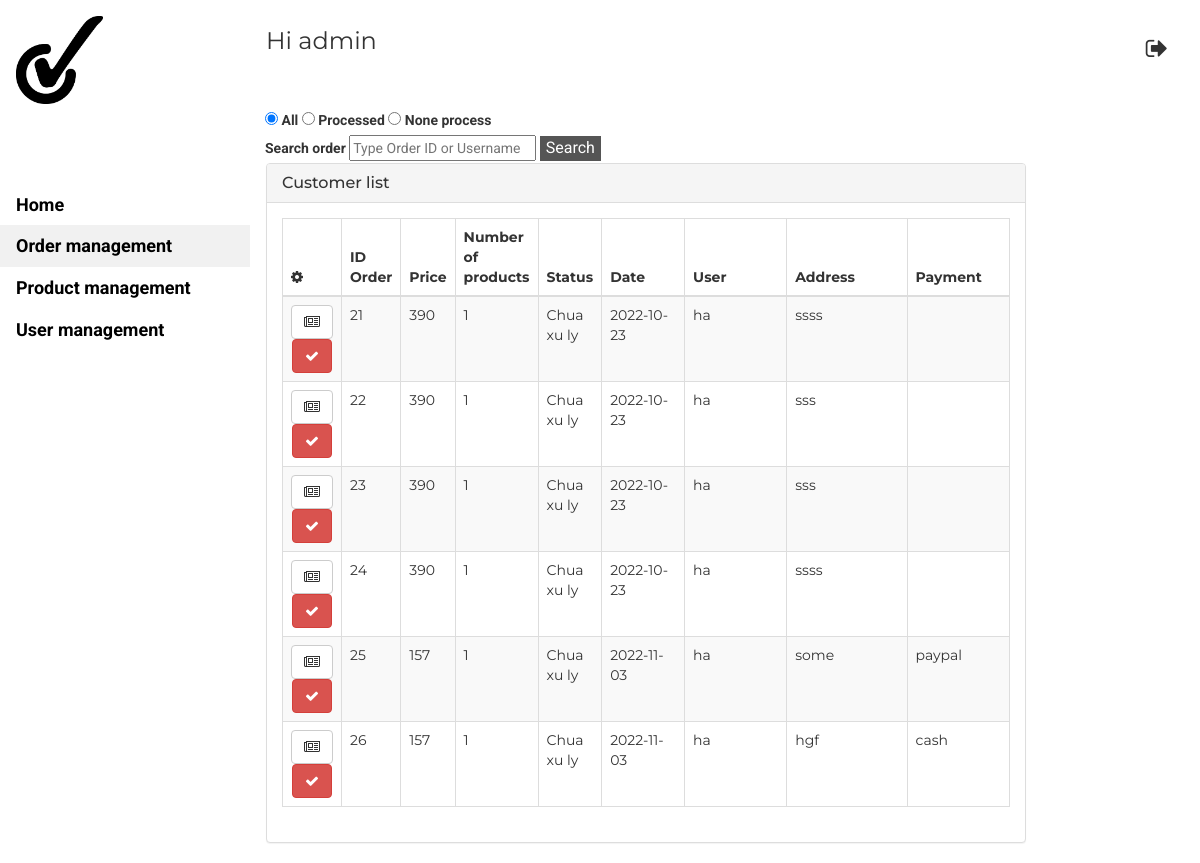
Before: /admin/admin.php (signed in) with the older database file.
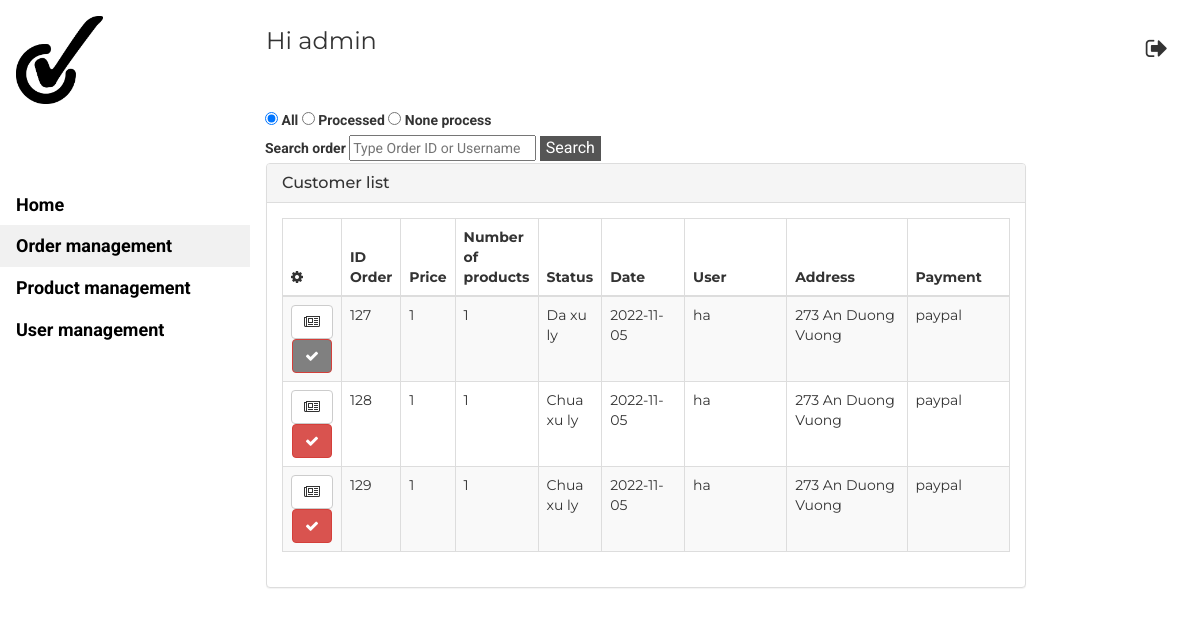
After: the same page with the newer database file.
### tables this page shows
CREATE TABLE `donhang` (
  `maDon` int(30) NOT NULL,
  `giaDon` int(30) NOT NULL,
  `soluongMua` int(30) NOT NULL,
  `tinhtrang` varchar(64) NOT NULL,
  `ngaydat` date NOT NULL,
  `userKH` varchar(64) NOT NULL,
  `Hoten` varchar(20) DEFAULT NULL,
  `sdt` varchar(15) DEFAULT NULL,
  `thanhtoan` varchar(10) NOT NULL,
  `diachinhan` varchar(50) NOT NULL,
  `mavandon` varchar(20) NOT NULL
);

### process/login.php (called while the page is built, shortened)
<?php
function isLoginedAdmin()
{
    return isset($_SESSION['admin']);
}

### admin/admin.php (the view, shortened to what this page needs)
<!DOCTYPE html>
<?php require_once('../process/login.php'); ?>
<html>
<link rel="stylesheet" href="../SOURCE.css">
<link rel="stylesheet" href="https://cdnjs.cloudflare.com/ajax/libs/font-awesome/4.7.0/css/font-awesome.min.css">
<link rel="stylesheet" href="https://maxcdn.bootstrapcdn.com/bootstrap/3.3.6/css/bootstrap.min.css">
<?php
if (isLoginedAdmin()) {
?>
  <body class="w3-content" style="max-width:1200px">
    <nav class="w3-sidebar w3-bar-block w3-white w3-collapse w3-top" style="z-index:3;width:250px" id="mySidebar">
      <div class="w3-container w3-display-container w3-padding-16">
        <a href="#"><img src="../Images/ANHNEN/logocheck.jpg" alt="LOGO" width="40%"></a>
      </div>
      <div class="w3-padding-64 w3-large w3-text-gray" style="font-weight:bold">
        <a href="index.php" class="w3-bar-item w3-button w3-white">Home</a>
        <a href="#" class="w3-button w3-block w3-light-grey w3-left-align">Order management</a>
        <a href="Productmanagement.php" class="w3-bar-item w3-button w3-white">Product management</a>
        <a href="user.php" class="w3-button w3-block w3-white w3-left-align">User management</a>
      </div>
    </nav>
    <div class="w3-main" style="margin-left:250px">
      <header class="w3-container w3-xlarge w3-padding-24">
        <p class="w3-left">Hi admin</p>
        <p class="w3-right">
          <a href="logoutadmin.php" class="w3-bar-item w3-button  w3-right">
            <i class="fa fa-sign-out  "></i>
          </a>
        </p>
      </header>
      <form style="padding-left: 15px;" onchange="reloadadmin()">
        <input type="radio" id="all" name="select" value="1" <?php if (isset($_REQUEST['select'])) {
                                                                echo ($_REQUEST['select'] == 1) ? 'checked="checked"' : '';
                                                              }
                                                              echo 'checked="checked"'  ?>>
        <label for="All">All</label>
        <input type="radio" id="pro" name="select" value="2" <?php if (isset($_REQUEST['select'])) {
                                                                echo ($_REQUEST['select'] == 2) ? 'checked="checked"' : '';
                                                              } ?>>
        <label for="Processed">Processed</label>
        <input type="radio" id="nonepro" value="3" name="select" <?php if (isset($_REQUEST['select'])) {
                                                                    echo ($_REQUEST['select'] == 3) ? 'checked="checked"' : '';
                                                                  } ?>>
        <label for="nonepro">None process</label>
        <div>
          <label for="searchOrder">Search order </label>
          <input type="text" id="textOrder" name="searchText" style="width: 20%" placeholder="Type Order ID or Username" value="<?php
                                                                                                                                echo isset($_REQUEST['searchText']) ? $_REQUEST['searchText'] : "";
                                                                                                                                ?>">
          <button class="button" onclick="reloadadmin()">Search</button>
        </div>
      </form>
      <div class="w3-container  ">
        <div class="row">
          <div class="col-md-10 ">
            <div class="panel panel-default panel-table">
              <div class="panel-heading">
                <div class="row">
                  <div class="col col-xs-6">
                    <h3 class="panel-title">Customer list</h3>
                  </div>
                </div>
              </div>
              <div class="panel-body">
                <?php
                $conn = createDbConnection();
                if (isset($_REQUEST['searchText'])) {
                  $seachtext = $_REQUEST['searchText'];
                  if (isset($_REQUEST['select'])) {
                    if ($_REQUEST['select'] == 1)
                      $sql = "SELECT * FROM donhang  where (maDon like '%$seachtext%' or userKH like '%$seachtext%')";
                    else if ($_REQUEST['select'] == 2)
                      $sql = "SELECT * FROM donhang WHERE tinhtrang='Da xu ly' and (maDon like '%$seachtext%' or userKH like '%$seachtext%')";
                    else
                      $sql = "SELECT * FROM donhang WHERE tinhtrang='Chua xu ly' and (maDon like '%$seachtext%' or userKH like '%$seachtext%')";
                  } else {
                    $sql = "SELECT * FROM donhang where (maDon like '%$seachtext%' or userKH like '%$seachtext%')";
                  }
                } else {
                  if (isset($_REQUEST['select'])) {
                    if ($_REQUEST['select'] == 1)
                      $sql = "SELECT * FROM donhang";
                    else if ($_REQUEST['select'] == 2)
                      $sql = "SELECT * FROM donhang WHERE tinhtrang='Da xu ly'";
                    else
                      $sql = "SELECT * FROM donhang WHERE tinhtrang='Chua xu ly'";
                  } else {
                    $sql = "SELECT * FROM donhang";
                  }
                }
                if ($result = mysqli_query($conn, $sql)) {
                  if (mysqli_num_rows($result) > 0) {
                ?>
                    <table class="table table-striped table-bordered table-list">
                      <thead>
                        <tr>
                          <th><em class="fa fa-cog"></em>
                          </th>
                          <th class="hidden-xs" width=75px>ID Order</th>
                          <th>Price</th>
                          <th width=80px>Number of products</th>
                          <th width=100px>Status</th>
                          <th width=20%>Date</th>
                          <th width=30%>User</th>
                          <th width=30%>Address</th>
                          <th width=30%>Payment</th>
                        </tr>
                      </thead>
                      <tbody>
                        <?php
                        while ($row = mysqli_fetch_array($result)) {
                        ?>
                          <tr>
                            <td align="center"><a class="btn btn-default">
                                <em class="fa fa-newspaper-o" onclick="billdetail('<?= $row['maDon'] ?>','<?= $row['userKH'] ?>'
                                )"></em></a>
                              <?php
                              if ($row['tinhtrang'] == "Chua xu ly") { ?>
                                <button class="btn btn-danger fa fa-check" onclick="myFunction('<?= $row['maDon'] ?>')"></button>
                              <?php } else { ?>
                                <button class="btn btn-danger fa fa-check" style="background-color: gray;"></button>
                              <?php } ?>
                            </td>
                            <td class="hidden-xs"><?php echo $row['maDon'] ?></td>
                            <td><?php echo $row['giaDon'] ?></td>
                            <td><?php echo $row['soluongMua'] ?></td>
                            <td><?php echo $row['tinhtrang'] ?></td>
                            <td><?php echo $row['ngaydat'] ?></td>
                            <td><?php echo $row['userKH'] ?></td>
                            <td><?php echo $row['diachinhan'] ?></td>
                            <td><?php echo $row['thanhtoan'] ?></td>
                          </tr>
              </div>
            </div>
      <?php
                        }
                      }
                    }
      ?>
  </body>
<?php
} else {
  echo '<script>window.location.replace("/WEB2/admin")</script>';
}
?>
</html>

### SOURCE.css (style rules this page uses)
html { box-sizing:border-box }
*,*:before,*:after { box-sizing:inherit }
html { -ms-text-size-adjust:100%;-webkit-text-size-adjust:100% }
body { margin:0 }
article,aside,details,figcaption,figure,footer,header,main,menu,nav,section { display:block }
a { background-color:transparent }
img { border-style:none }
button,input,select,textarea,optgroup { font:inherit;margin:0 }
button,input { overflow:visible }
button,select { text-transform:none }
button,[type=button],[type=reset],[type=submit] { -webkit-appearance:button }
[type=checkbox],[type=radio] { padding:0 }
html,body { font-family:Verdana,sans-serif;font-size:15px;line-height:1.5 }
html { overflow-x:hidden }
h3 { font-size:24px }
h1,h2,h3,h4,h5,h6 { font-family:"Segoe UI",Arial,sans-serif;font-weight:400;margin:10px 0 }
img { vertical-align:middle }
a { color:inherit }
.w3-btn,.w3-button { border:none;display:inline-block;padding:8px 16px;vertical-align:middle;overflow:hidden;text-decoration:none;color:inherit;background-color:inherit;text-align:center;cursor:pointer;white-space:nowrap }
.w3-btn,.w3-button { -webkit-touch-callout:none;-webkit-user-select:none;-khtml-user-select:none;-moz-user-select:none;-ms-user-select:none;user-select:none }
.w3-tooltip,.w3-display-container { position:relative }
.w3-sidebar { height:100%;width:200px;background-color:#fff;position:fixed!important;z-index:1;overflow:auto }
.w3-main,#main { transition:margin-left .4s }
.w3-bar-block .w3-bar-item { width:100%;display:block;padding:8px 16px;text-align:left;border:none;white-space:normal;float:none;outline:0 }
.w3-block { display:block;width:100% }
.w3-container:after,.w3-container:before,.w3-panel:after,.w3-panel:before,.w3-row:after,.w3-row:before,.w3-row-padding:after,.w3-row-padding:before, .w3-cell-row:before,.w3-cell-row:after,.w3-clear:after,.w3-clear:before,.w3-bar:before,.w3-bar:after { content:"";display:table;clear:both }
.w3-content,.w3-auto { margin-left:auto;margin-right:auto }
.w3-content { max-width:980px }
@media (min-width:993px) { .w3-sidebar.w3-collapse { display:block!important } }
.w3-top,.w3-bottom { position:fixed;width:100%;z-index:1 }
.w3-top { top:0 }
.w3-container,.w3-panel { padding:0.01em 16px }
.w3-large { font-size:18px!important }
.w3-xlarge { font-size:24px!important }
.w3-left-align { text-align:left!important }
.w3-padding-16 { padding-top:16px!important;padding-bottom:16px!important }
.w3-padding-24 { padding-top:24px!important;padding-bottom:24px!important }
.w3-padding-64 { padding-top:64px!important;padding-bottom:64px!important }
.w3-left { float:left!important }
.w3-right { float:right!important }
.w3-white,.w3-hover-white:hover { color:#000!important;background-color:#fff!important }
.w3-light-grey,.w3-hover-light-grey:hover,.w3-light-gray,.w3-hover-light-gray:hover { color:#000!important;background-color:#f1f1f1!important }
.w3-text-grey,.w3-hover-text-grey:hover,.w3-text-gray,.w3-hover-text-gray:hover { color:#757575!important }

### admin/admin.php (style rules this page uses)
.w3-sidebar a, form { font-family: "Roboto", sans-serif }
body, h1, h2, h3, h4, h5, h6, .w3-wide { font-family: "Montserrat", sans-serif; }
.button { background-color: #555555; border: none; color: white; text-align: center; text-decoration: none; display: inline-block; font-size: 16px; }

Changed rows visible on the page:
removed donhang: maDon "21", giaDon "390", soluongMua "1", tinhtrang "Chua xu ly", ngaydat "2022-10-23", userKH "ha", diachinhan "ssss"
removed donhang: maDon "22", giaDon "390", soluongMua "1", tinhtrang "Chua xu ly", ngaydat "2022-10-23", userKH "ha", diachinhan "sss"
removed donhang: maDon "23", giaDon "390", soluongMua "1", tinhtrang "Chua xu ly", ngaydat "2022-10-23", userKH "ha", diachinhan "sss"
removed donhang: maDon "24", giaDon "390", soluongMua "1", tinhtrang "Chua xu ly", ngaydat "2022-10-23", userKH "ha", diachinhan "ssss"
removed donhang: maDon "25", giaDon "157", soluongMua "1", tinhtrang "Chua xu ly", ngaydat "2022-11-03", userKH "ha", diachinhan "some", thanhtoan "paypal"
removed donhang: maDon "26", giaDon "157", soluongMua "1", tinhtrang "Chua xu ly", ngaydat "2022-11-03", userKH "ha", diachinhan "hgf", thanhtoan "cash"
added donhang: maDon "127", giaDon "1", soluongMua "1", tinhtrang "Da xu ly", ngaydat "2022-11-05", userKH "ha", diachinhan "273 An Duong Vuong", thanhtoan "paypal"
added donhang: maDon "128", giaDon "1", soluongMua "1", tinhtrang "Chua xu ly", ngaydat "2022-11-05", userKH "ha", diachinhan "273 An Duong Vuong", thanhtoan "paypal"
added donhang: maDon "129", giaDon "1", soluongMua "1", tinhtrang "Chua xu ly", ngaydat "2022-11-05", userKH "ha", diachinhan "273 An Duong Vuong", thanhtoan "paypal"
